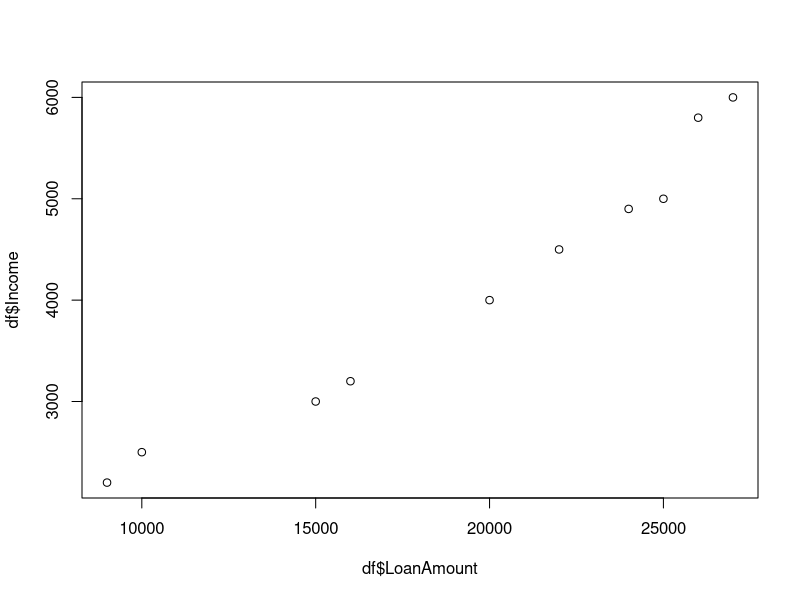

Write R code to recreate this figure.
df = data.frame(
   Income = c(4000, 3000, 5000, 2500, 6000, 4500, 3200, 5800, 2200, 4900),
   CreditScore = c(700, 650, 720, 600, 750, 710, 640, 730, 580, 705),
   LoanAmount = c(20000, 15000, 25000, 10000, 27000, 22000, 16000, 26000, 9000, 24000),
   Married = c("Yes", "No", "Yes", "No", "Yes", "Yes", "No", "Yes", "No", "Yes"),
   Approved = c(1, 0, 1, 0, 1, 1, 0, 1, 0, 1)
)

plot(df$Income~df$LoanAmount)
# View the dataset
print(df)

# Create dummy variable for Married (Yes = 1, No = 0)
df$Married_dummy = ifelse(df$Married == "Yes", 1, 0)  # Fixed assignment operator

# Fit logistic regression model
model = glm(Approved ~ Income + CreditScore + LoanAmount + Married_dummy, 
             family = binomial(link = "logit"), 
             data = df)

# Summary of the model
summary(model)


# New applicant data
new_applicant = data.frame(
   Income = 4500,
   CreditScore = 700,
   LoanAmount = 20000,
   Married_dummy = 1  # 1 = "Yes", 0 = "No"
)

# Predict probability of approval
prob = predict(model, newdata = new_applicant, type = "response")

# Print the probability (formatted as percentage)
cat("Probability of loan approval:", round(prob * 100, 1), "%\n")

